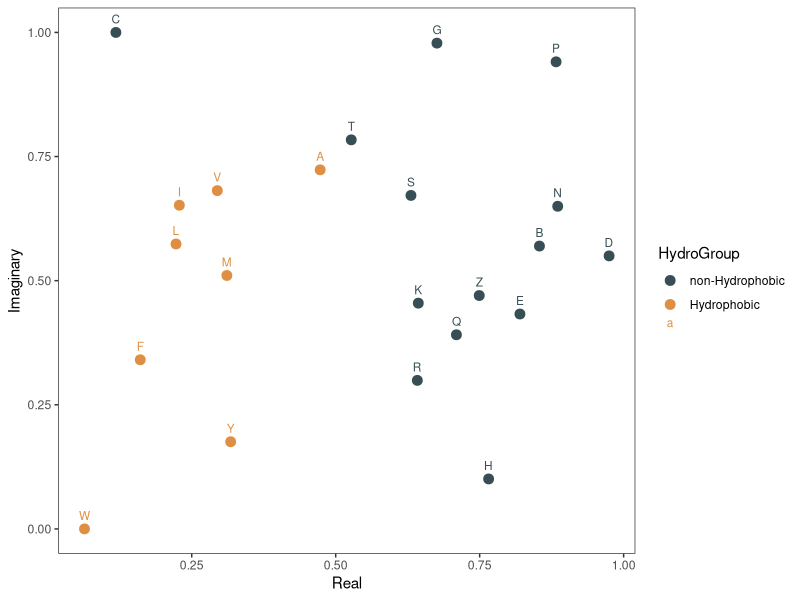
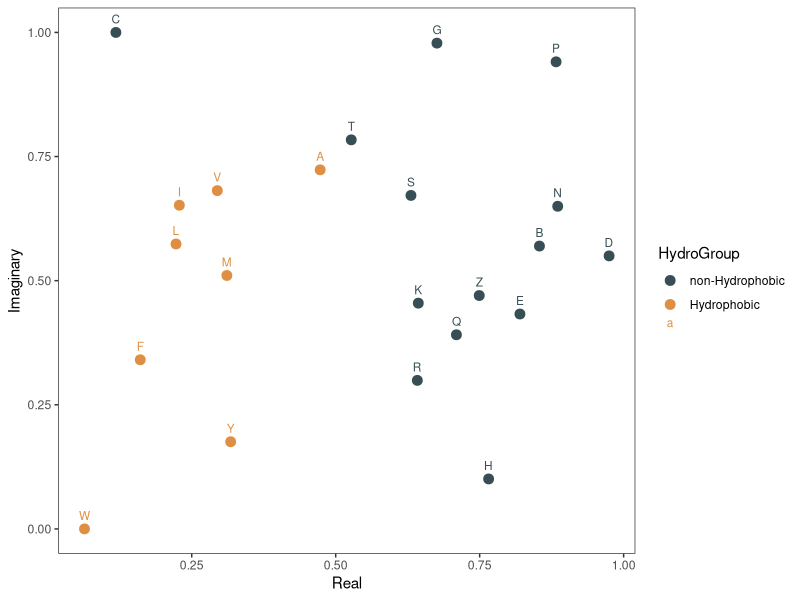
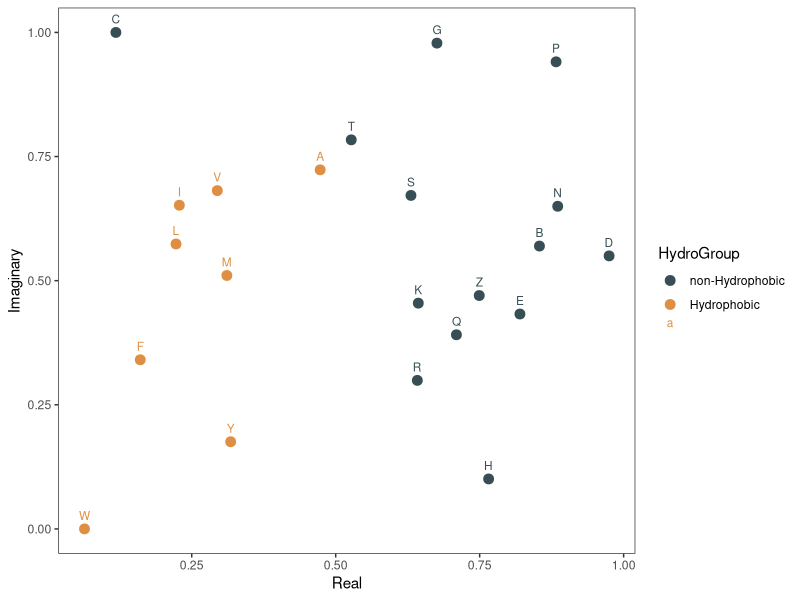

Source code (R) for these figures, in order:
library(tidyverse)
# library(RColorBrewer)
library(ggsci)



# Check current working directory
getwd()

AA = c('A', 'B', 'C', 'D', 'E', 'F', 'G', 'H', 'I', 'K', 'L', 'M', 'N', 'P', 'Q', 'R', 'S', 'T', 'V', 'W', 'Y', 'Z')
Real = c(0.47301727329604, 0.8538094956668423, 0.11828499793341991, 0.9747755230028201, 0.8199014520800844, 0.1606248385548573, 0.6757813367907463, 0.7655475910683724, 0.22845927297235719, 0.6434182427720703, 0.2227242052954308, 0.3110071300912875, 0.885539733325962, 0.882696763865174, 0.7096238831354776, 0.6417589349110779, 0.6306863593294083, 0.5269649336844214, 0.2944342578286395, 0.06376658936235352, 0.3176178122104376, 0.7492495377328181)
Imaginary = c(0.7232536733082316, 0.5697059160384558, 1, 0.5499076221718956, 0.43284167492105957, 0.3406523494456186, 0.9784576691706325, 0.1006221953193782, 0.651919464341051, 0.45469533326941014, 0.5739188104178984, 0.5104547567892527, 0.6498448427150636, 0.9408035208616283, 0.39104919843056674, 0.29915271002578964, 0.6716984414123757, 0.7836565106841363, 0.6813887581916396, 0, 0.1755879467197631, 0.4700787706762518)
hydrophobic = c("A", "V", "I", "L", "M", "F", "Y", "W")
  
df <- data.frame(AA, Real, Imaginary)
df$HydroGroup <- ifelse(df$AA %in% hydrophobic, "Hydrophobic", "non-Hydrophobic")

df$HydroGroup = factor(df$HydroGroup, levels = c("non-Hydrophobic", "Hydrophobic"))

# plot 
p = df %>%
    ggplot(aes(x = Real, y = Imaginary, color = HydroGroup)) +
    geom_point(size = 3) +
    geom_text(aes(label = AA), vjust = -1, size = 3) +
    scale_color_jama() +
    theme_bw() +
    theme(
      panel.grid.major = element_blank(),
      panel.grid.minor = element_blank(),
  
    )
p

# Save plot as PDF
ggsave("aa_complex_2d.pdf", plot = p, width = 7, height = 5)
ggsave("aa_complex_2d.png", plot = p, width = 7, height = 5, dpi = 300)

# Ref
# https://en.wikipedia.org/wiki/Proteinogenic_amino_acid#/media/File:Proteinogenic_Amino_Acid_Table.png
# https://en.wikipedia.org/wiki/Amino_acid#/media/File:ProteinogenicAminoAcids.svg 

